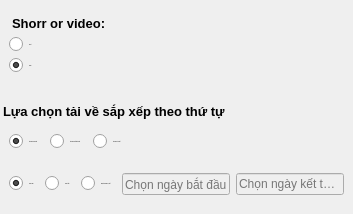
                      <widget class="QWidget" name="layoutOrder" native="true">
                       <layout class="QVBoxLayout" name="aaa">
                        <property name="leftMargin">
                         <number>0</number>
                        </property>
                        <property name="topMargin">
                         <number>10</number>
                        </property>
                        <property name="rightMargin">
                         <number>0</number>
                        </property>
                        <property name="bottomMargin">
                         <number>10</number>
                        </property>
                        <item>
                         <widget class="QWidget" name="layouYoutubeType" native="true">
                          <layout class="QVBoxLayout" name="verticalLayout_6">
                           <property name="topMargin">
                            <number>1</number>
                           </property>
                           <property name="bottomMargin">
                            <number>10</number>
                           </property>
                           <item>
                            <widget class="QLabel" name="label_7">
                             <property name="sizePolicy">
                              <sizepolicy hsizetype="Preferred" vsizetype="Fixed">
                               <horstretch>0</horstretch>
                               <verstretch>0</verstretch>
                              </sizepolicy>
                             </property>
                             <property name="font">
                              <font>
                               <pointsize>10</pointsize>
                               <weight>75</weight>
                               <bold>true</bold>
                              </font>
                             </property>
                             <property name="styleSheet">
                              <string notr="true">margin: 5px 0px 0px 0px</string>
                             </property>
                             <property name="text">
                              <string>Shorr or video:</string>
                             </property>
                             <property name="scaledContents">
                              <bool>true</bool>
                             </property>
                            </widget>
                           </item>
                           <item>
                            <layout class="QHBoxLayout" name="horizontalLayout_4"/>
                           </item>
                           <item>
                            <widget class="QRadioButton" name="rdShortYoutube">
                             <property name="sizePolicy">
                              <sizepolicy hsizetype="Fixed" vsizetype="Fixed">
                               <horstretch>0</horstretch>
                               <verstretch>0</verstretch>
                              </sizepolicy>
                             </property>
                             <property name="font">
                              <font>
                               <pointsize>-1</pointsize>
                              </font>
                             </property>
                             <property name="text">
                              <string>Short</string>
                             </property>
                            </widget>
                           </item>
                           <item>
                            <widget class="QRadioButton" name="rdVideoYoutube">
                             <property name="sizePolicy">
                              <sizepolicy hsizetype="Fixed" vsizetype="Fixed">
                               <horstretch>0</horstretch>
                               <verstretch>0</verstretch>
                              </sizepolicy>
                             </property>
                             <property name="font">
                              <font>
                               <pointsize>-1</pointsize>
                              </font>
                             </property>
                             <property name="text">
                              <string>Video</string>
                             </property>
                             <property name="checked">
                              <bool>true</bool>
                             </property>
                            </widget>
                           </item>
                          </layout>
                         </widget>
                        </item>
                        <item>
                         <widget class="QLabel" name="label_6">
                          <property name="sizePolicy">
                           <sizepolicy hsizetype="Preferred" vsizetype="Fixed">
                            <horstretch>0</horstretch>
                            <verstretch>0</verstretch>
                           </sizepolicy>
                          </property>
                          <property name="font">
                           <font>
                            <pointsize>10</pointsize>
                            <weight>75</weight>
                            <bold>true</bold>
                           </font>
                          </property>
                          <property name="styleSheet">
                           <string notr="true">margin: 15px 0px 0px 0px</string>
                          </property>
                          <property name="text">
                           <string>Lựa chọn tải về sắp xếp theo thứ tự</string>
                          </property>
                          <property name="scaledContents">
                           <bool>true</bool>
                          </property>
                          <property name="margin">
                           <number>1</number>
                          </property>
                         </widget>
                        </item>
                        <item alignment="Qt::AlignLeft">
                         <widget class="QWidget" name="widget" native="true">
                          <layout class="QHBoxLayout" name="selectSortLayout1">
                           <item>
                            <widget class="QRadioButton" name="rdDownloadNewVideo">
                             <property name="sizePolicy">
                              <sizepolicy hsizetype="Fixed" vsizetype="Fixed">
                               <horstretch>0</horstretch>
                               <verstretch>0</verstretch>
                              </sizepolicy>
                             </property>
                             <property name="font">
                              <font>
                               <pointsize>-1</pointsize>
                              </font>
                             </property>
                             <property name="text">
                              <string>Tải video mới nhất</string>
                             </property>
                             <property name="checked">
                              <bool>true</bool>
                             </property>
                            </widget>
                           </item>
                           <item>
                            <widget class="QRadioButton" name="edDownloadTrending">
                             <property name="sizePolicy">
                              <sizepolicy hsizetype="Fixed" vsizetype="Fixed">
                               <horstretch>0</horstretch>
                               <verstretch>0</verstretch>
                              </sizepolicy>
                             </property>
                             <property name="font">
                              <font>
                               <pointsize>-1</pointsize>
                              </font>
                             </property>
                             <property name="text">
                              <string>Tải video phổ biến nhất</string>
                             </property>
                            </widget>
                           </item>
                           <item>
                            <widget class="QRadioButton" name="rdDownloadOld">
                             <property name="sizePolicy">
                              <sizepolicy hsizetype="Fixed" vsizetype="Fixed">
                               <horstretch>0</horstretch>
                               <verstretch>0</verstretch>
                              </sizepolicy>
                             </property>
                             <property name="font">
                              <font>
                               <pointsize>-1</pointsize>
                              </font>
                             </property>
                             <property name="text">
                              <string>Tải video cũ nhất</string>
                             </property>
                            </widget>
                           </item>
                          </layout>
                         </widget>
                        </item>
                        <item alignment="Qt::AlignLeft">
                         <widget class="QWidget" name="widget" native="true">
                          <layout class="QHBoxLayout" name="selectSortLayout2">
                           <item>
                            <widget class="QRadioButton" name="rdDownloadDate">
                             <property name="sizePolicy">
                              <sizepolicy hsizetype="Fixed" vsizetype="Fixed">
                               <horstretch>0</horstretch>
                               <verstretch>0</verstretch>
                              </sizepolicy>
                             </property>
                             <property name="font">
                              <font>
                               <pointsize>-1</pointsize>
                              </font>
                             </property>
                             <property name="text">
                              <string>Theo ngày</string>
                             </property>
                             <property name="checked">
                              <bool>true</bool>
                             </property>
                            </widget>
                           </item>
                           <item>
                            <widget class="QRadioButton" name="rdDownloadWeek">
                             <property name="sizePolicy">
                              <sizepolicy hsizetype="Fixed" vsizetype="Fixed">
                               <horstretch>0</horstretch>
                               <verstretch>0</verstretch>
                              </sizepolicy>
                             </property>
                             <property name="font">
                              <font>
                               <pointsize>-1</pointsize>
                              </font>
                             </property>
                             <property name="text">
                              <string>Theo tuần</string>
                             </property>
                            </widget>
                           </item>
                           <item>
                            <widget class="QRadioButton" name="rdCustomTime">
                             <property name="sizePolicy">
                              <sizepolicy hsizetype="Fixed" vsizetype="Fixed">
                               <horstretch>0</horstretch>
                               <verstretch>0</verstretch>
                              </sizepolicy>
                             </property>
                             <property name="font">
                              <font>
                               <pointsize>-1</pointsize>
                              </font>
                             </property>
                             <property name="text">
                              <string>Nhập thời gian cụ thể</string>
                             </property>
                            </widget>
                           </item>
                           <item>
                            <widget class="QLineEdit" name="txtFromDate">
                             <property name="enabled">
                              <bool>false</bool>
                             </property>
                             <property name="sizePolicy">
                              <sizepolicy hsizetype="Fixed" vsizetype="Fixed">
                               <horstretch>0</horstretch>
                               <verstretch>0</verstretch>
                              </sizepolicy>
                             </property>
                             <property name="placeholderText">
                              <string>Chọn ngày bắt đầu</string>
                             </property>
                            </widget>
                           </item>
                           <item>
                            <widget class="QLineEdit" name="txtToDate">
                             <property name="enabled">
                              <bool>false</bool>
                             </property>
                             <property name="sizePolicy">
                              <sizepolicy hsizetype="Fixed" vsizetype="Fixed">
                               <horstretch>0</horstretch>
                               <verstretch>0</verstretch>
                              </sizepolicy>
                             </property>
                             <property name="placeholderText">
                              <string>Chọn ngày kết thúc</string>
                             </property>
                            </widget>
                           </item>
                          </layout>
                         </widget>
                        </item>
                       </layout>
                      </widget>
